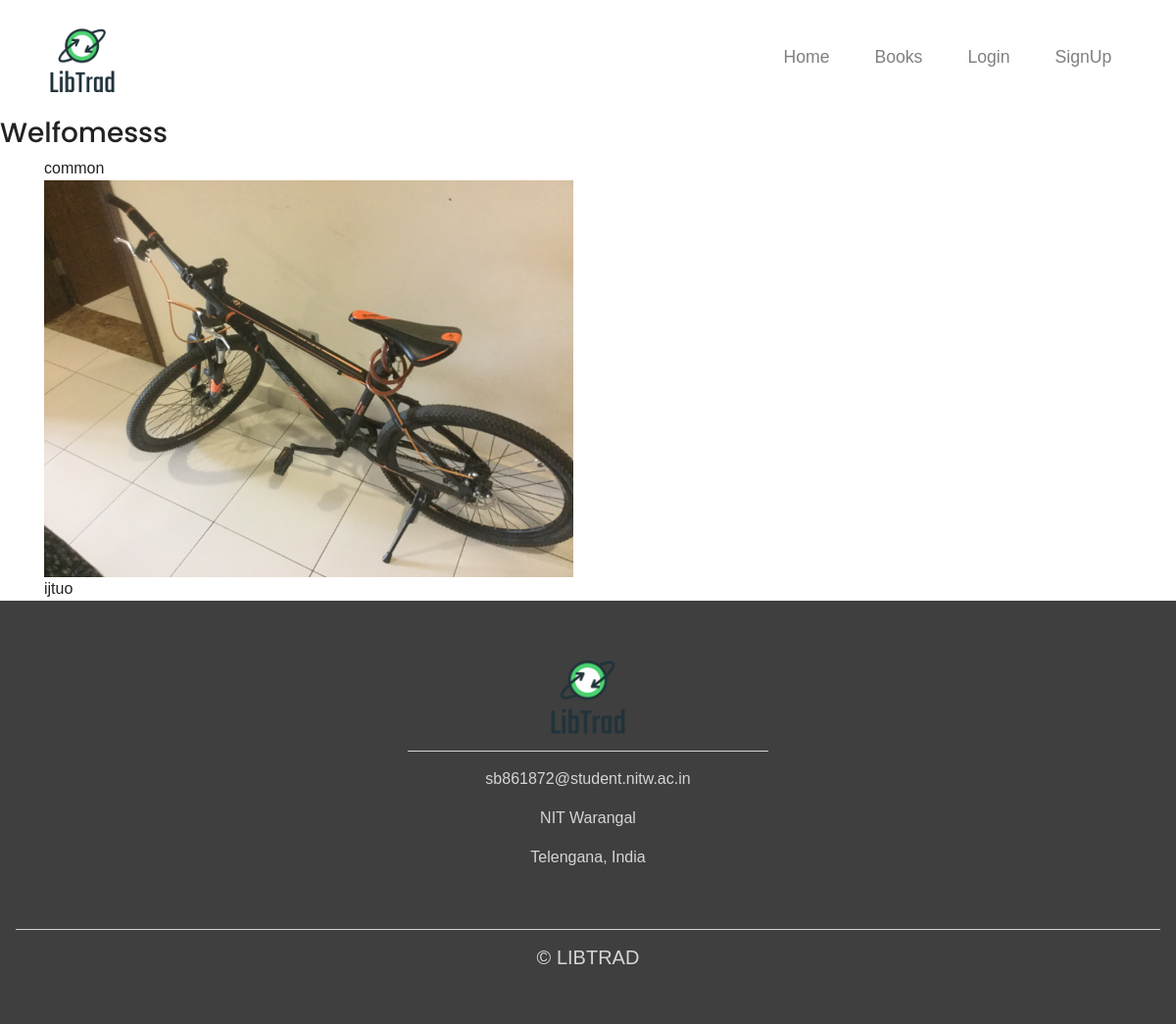
Screenshot of /book/detail/common with the database file from the repository.
### accounts/models.py (models this page shows, shortened)
class Book(models.Model):
    name = models.CharField(max_length=255)
    author = models.CharField(max_length=255)
    image = models.ImageField(null=True, blank=True, upload_to="book_images/")
    membership_req = models.BooleanField(default=False)
    slug = models.SlugField(unique=True, max_length=100)
    tags = TaggableManager()
    owner = models.ForeignKey(User,blank=True, null=True, on_delete=models.CASCADE, related_name='owned_books')
    keeper = models.ForeignKey(User,blank=True, null=True, on_delete=models.CASCADE, related_name='kept_books')

### accounts/views.py (the view)
# urls.py: path('detail/<slug:slug>', views.BookDetailView.as_view(), name = 'bookview'),
class BookDetailView(DetailView):
    model = Book
    context_object_name = 'book'
    template_name = 'accounts/book_detail.html'

### accounts/templates/accounts/book_detail.html
{% extends 'LibTrade/base.html' %}
{% load bootstrap4 %}
{% block content %}
<h3> Welfomesss </h3>
<div class="container">
    {{book.name}}
      {% if book.image %}
      <div class="row ">
        <div class="col">
        <img src="{{ book.image.url }}" class = " img-fluid" alt="">
        </div>
        <div class="col">
        </div>
      </div>
      {% endif %}
    {{book.author}}
</div>
{% endblock %}

### static/css/style.css (style rules this page uses)
* { margin:0; padding:0; font-family:sans-serif; }
html, body { height: 100%; width: 100%; font-family: 'Poppins', sans-serif; color: #222; }

### rows the page displays
Book: name "common", image (picture), author "ijtuo"
